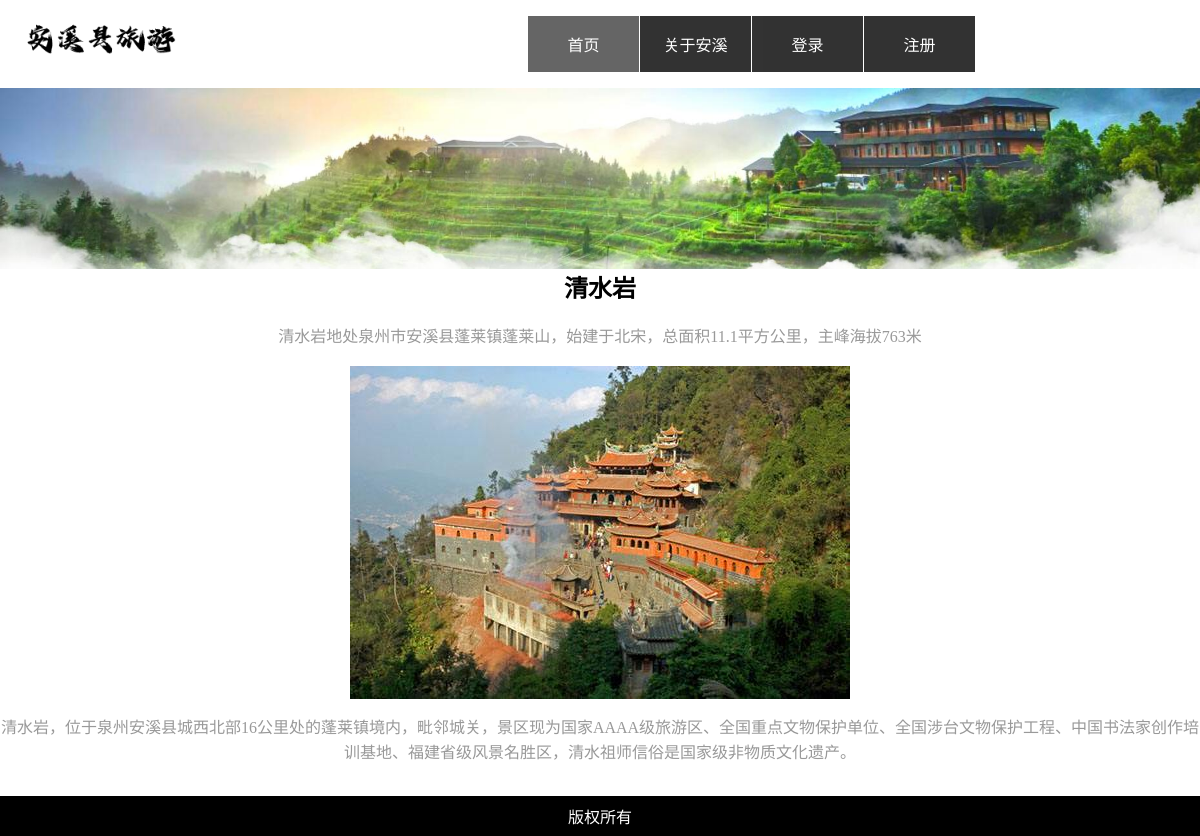
Page /show.php?id=2 on the committed database.
### tables this page shows
CREATE TABLE `picture` (
  `id` int(11) NOT NULL COMMENT 'id自增',
  `name` varchar(20) NOT NULL COMMENT '标题',
  `pics` varchar(100) NOT NULL COMMENT '配图',
  `sinfo` varchar(200) NOT NULL COMMENT '简介',
  `content` varchar(255) NOT NULL COMMENT '内容体',
  `createTime` datetime NOT NULL COMMENT '添加时间'
);

### show.php (the view, shortened to what this page needs)
<?php
$link = @mysqli_connect(HOST, USER, PASS) or die('数据库连接失败');
mysqli_select_db($link, DBNAME);
mysqli_set_charset($link, 'utf8');
?>
<!DOCTYPE html>
<html>
<head>
    <link rel="stylesheet" href="./css/style.css">
</head>
<body>
<div id="header">
    <div class="header">
        <h1><a href="./index.php"><img src="./images/logo1.png" alt="Travel"></a></h1>
        <div id="global_navi">
            <ul>
                <li class="current"><a href="index.php#head">首页</a></li>
                <li><a href="about.php">关于安溪</a></li>
                <?php
                if (!isset($_SESSION['admin_user'])) {
                    ?>
                    <li><a href="login.html">登录</a></li>
                    <li><a href="register.html">注册</a></li>
                    <?php
                } ?>
            </ul>
        <?php
        $sql = "select * from picture where id=" . $_GET['id'];
        $result = mysqli_query($link, $sql);
        @$row = mysqli_fetch_assoc($result);
        ?>
    </div>
</div>
<div>
   <img src="images/banner.jpg" width="100%">
</div>
<div id="wrapper">
    <h2><?php echo $row["name"]; ?></h2>
    <div style="text-align:center" id="point">
        <p><?php echo $row["sinfo"]; ?></p>
        <p><img src="<?php echo $row['pics']; ?>"></p>
        <p><?php echo $row["content"]; ?></p>
    </div>
</div>
<div class="footer">
    <div class="copy">版权所有</div>
</div>
</body>
</html>

### css/style.css (style rules this page uses)
body { margin: 0; padding: 0; color: #999; }
h2, h3 { text-align: center; color: #000; }
a { color: #666; }
a img { -webkit-transition: opacity 0.2s linear; -o-transition: opacity 0.2s linear; transition: opacity 0.2s linear; }
h1, h2, h3, h4, h5, h6 { margin-top: 0; }
p { margin-top: 0; line-height: 1.6; }
img { vertical-align: bottom; }
#header { background: #fff; clear: both; height: 85px; width: 100% }
.header { width: 1200px; margin: 0 auto; position: relative; }
.header h1 { float: none; text-align: center; position: absolute; left: 0; top: 10px; width: 200px; height: 60px; }
.header h1 img { width: 80%; }
#global_navi { width: 672px; clear: both; overflow: hidden; margin: 16px auto; float: right; }
#global_navi ul { list-style: none; margin: 0; padding: 0; }
#global_navi ul li { width: 111px; float: left; margin-right: 1px; text-align: center; }
#global_navi ul li a { display: block; padding: 16px; color: #666; text-decoration: none; }
#global_navi ul li.current a { background-color: #000; opacity: 0.6; }
#wrapper { width: 1200px; margin: 0 auto; overflow: hidden; }
.footer { background-color: #000; text-align: center; }
div .copy { display: block; padding: 8px 0; color: #fff; }
#global_navi ul li a { display: block; padding: 16px; background-color: #000; opacity: 0.8; color: #fff; text-decoration: none; -webkit-transition: background-color 0.2s linear; -o-transition: background-color 0.2s linear; transition: background-color 0.2s linear; }
#point { margin-bottom: 30px; }

### rows in the picture
picture: name "清水岩", sinfo "清水岩地处泉州市安溪县蓬莱镇蓬莱山，始建于北宋，总面积11.1平方公里，主峰海拔763米", pics (picture), content "清水岩，位于泉州安溪县城西北部16公里处的蓬莱镇境内，毗邻城关，景区现为国家AAAA级旅游区、全国重点文物保护单位、全国涉台文物保护工程、中国书法家创作培训基地、福建省级风景名胜区，清水祖师信俗是国家级非物质文化遗产。"
